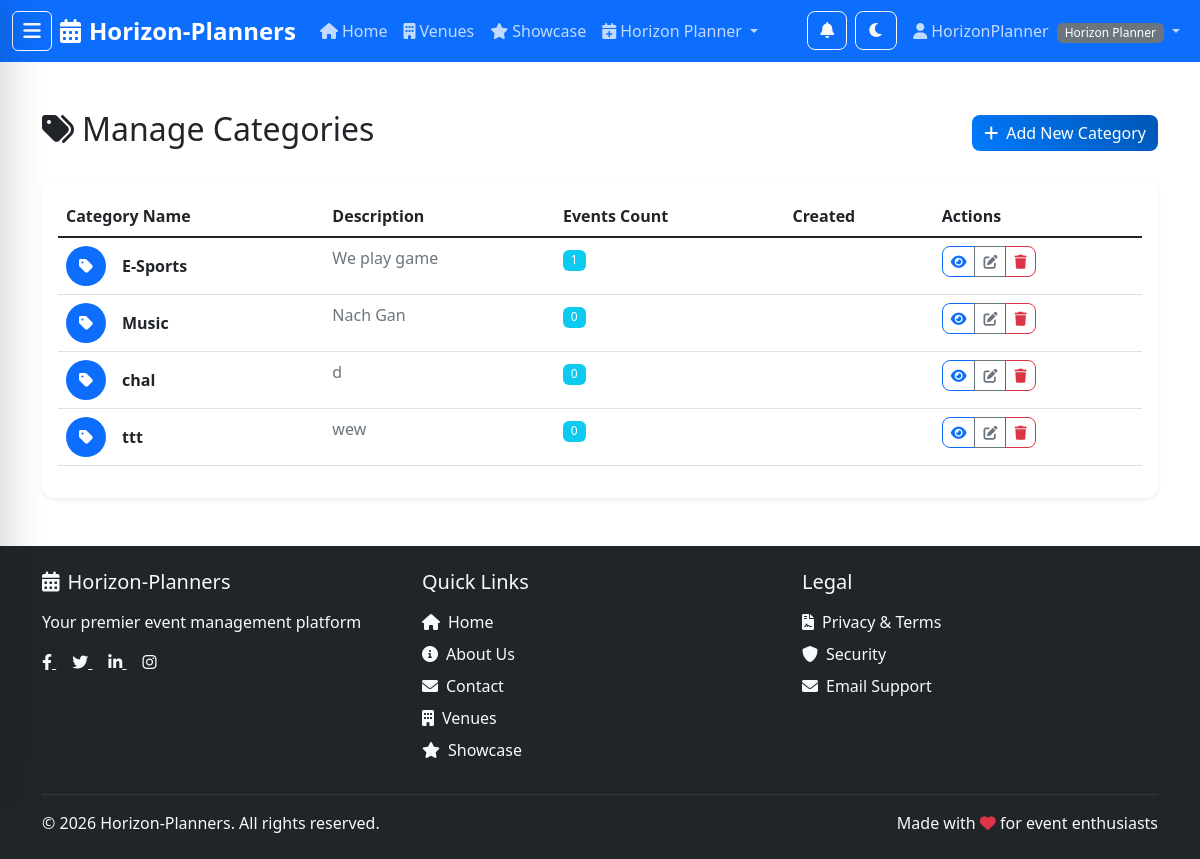
The page /manage/categories/ (signed in) on the database its author committed.
### apps/users/models.py (models this page shows, shortened)
class User(AbstractUser):
    class Role(models.TextChoices):
        BASIC = 'basic', 'Basic User'
        HORIZON_PLANNER = 'horizon_planner', 'Horizon Planner'
        VENUE_MANAGER = 'venue_manager', 'Venue Manager'
        ADMIN = 'admin', 'Admin'
    role = models.CharField(
        max_length=20,
        choices=Role.choices,
        default=Role.BASIC,
        help_text='User role determines access permissions'
    )
    phone_number = models.CharField(max_length=20, blank=True, null=True)
    date_of_birth = models.DateField(blank=True, null=True)
    profile_picture = models.ImageField(upload_to='profile_pictures/', blank=True, null=True)
    created_at = models.DateTimeField(auto_now_add=True)
    updated_at = models.DateTimeField(auto_now=True)
    @property
    def is_basic_user(self):
        return self.role == self.Role.BASIC
    @property
    def is_horizon_planner(self):
        return self.role == self.Role.HORIZON_PLANNER
    @property
    def is_venue_manager(self):
        return self.role == self.Role.VENUE_MANAGER
    @property
    def is_admin_user(self):
        return self.role == self.Role.ADMIN or self.is_superuser

### apps/events/models.py (models this page shows, shortened)
class Category(models.Model):
    name = models.CharField(max_length=100, unique=True)
    description = models.TextField(blank=True)
    color = models.CharField(max_length=7, default='#007bff', help_text='Hex color code')
    icon = models.CharField(max_length=50, blank=True, help_text='Font Awesome icon class')
    class Meta:
        ordering = ['name']
        verbose_name_plural = 'categories'

### apps/events/views.py (the view)
# urls.py: path('manage/categories/', views.CategoryListView.as_view(), name='category_list'),
class CategoryListView(HorizonPlannerRequiredMixin, ListView):
    model = Category
    template_name = 'events/category_list.html'
    context_object_name = 'categories'
    paginate_by = 20

### apps/events/views.py (called while the page is built)
    def test_func(self):
        return (self.request.user.is_authenticated and
                (self.request.user.is_horizon_planner or self.request.user.is_admin_user))

### templates/events/category_list.html (shortened to what this page needs)
{% extends 'base.html' %}
{% load static %}
{% block content %}
<div class="container my-5">
    <div class="row">
        <div class="col-12">
            <div class="d-flex justify-content-between align-items-center mb-4">
                <h2><i class="fas fa-tags me-2"></i>Manage Categories</h2>
                <a href="{% url 'events:create_category' %}" class="btn btn-primary">
                    <i class="fas fa-plus me-2"></i>Add New Category
                </a>
            </div>
        </div>
    </div>
    {% if categories %}
        <div class="row">
            <div class="col-12">
                <div class="card">
                    <div class="card-body">
                        <div class="table-responsive">
                            <table class="table table-hover">
                                <thead>
                                    <tr>
                                        <th>Category Name</th>
                                        <th>Description</th>
                                        <th>Events Count</th>
                                        <th>Created</th>
                                        <th>Actions</th>
                                    </tr>
                                </thead>
                                <tbody>
                                    {% for category in categories %}
                                        <tr>
                                            <td>
                                                <div class="d-flex align-items-center">
                                                    <div class="bg-primary rounded-circle me-3 d-flex align-items-center justify-content-center"
                                                         style="width: 40px; height: 40px;">
                                                        <i class="fas fa-tag text-white"></i>
                                                    </div>
                                                    <div>
                                                        <strong>{{ category.name }}</strong>
                                                    </div>
                                                </div>
                                            </td>
                                            <td>
                                                <p class="text-muted mb-0">
                                                    {{ category.description|default:"No description"|truncatechars:100 }}
                                                </p>
                                            </td>
                                            <td>
                                                <span class="badge bg-info">{{ category.events.count }}</span>
                                            </td>
                                            <td>
                                            </td>
                                            <td>
                                                <div class="btn-group" role="group">
                                                    <a href="{% url 'events:category_events' category.pk %}"
                                                       class="btn btn-outline-primary btn-sm" title="View Events">
                                                        <i class="fas fa-eye"></i>
                                                    </a>
                                                    <a href="{% url 'events:edit_category' category.pk %}"
                                                       class="btn btn-outline-secondary btn-sm" title="Edit">
                                                        <i class="fas fa-edit"></i>
                                                    </a>
                                                    <a href="{% url 'events:delete_category' category.pk %}"
                                                       class="btn btn-outline-danger btn-sm" title="Delete"
                                                       onclick="return confirm('Are you sure you want to delete this category?');">
                                                        <i class="fas fa-trash"></i>
                                                    </a>
                                                </div>
                                            </td>
                                        </tr>
                                    {% endfor %}
                                </tbody>
                            </table>
                        </div>
                    </div>
                </div>
            </div>
        </div>
    {% endif %}
</div>
{% endblock %}

### templates/base.html (shortened to what this page needs)
<!DOCTYPE html>
<html lang="en">
<head>
    <link href="https://cdn.jsdelivr.net/npm/bootstrap@5.1.3/dist/css/bootstrap.min.css" rel="stylesheet">
    <link rel="stylesheet" href="https://cdnjs.cloudflare.com/ajax/libs/font-awesome/6.0.0/css/all.min.css">
    {% load static %}
    <link rel="stylesheet" href="{% static 'css/style.css' %}">
</head>
<body>
    <nav class="navbar navbar-expand-lg navbar-dark bg-primary">
        <div class="container-fluid">
            <button type="button" class="btn btn-outline-light me-2" id="sidebarToggle">
                <i class="fas fa-bars"></i>
            </button>
            <a class="navbar-brand" href="{% url 'events:home' %}">
                <i class="fas fa-calendar-alt me-2"></i>Horizon-Planners
            </a>
            <div class="collapse navbar-collapse" id="navbarNav">
                <ul class="navbar-nav me-auto">
                    <li class="nav-item">
                        <a class="nav-link" href="{% url 'events:home' %}">
                            <i class="fas fa-home me-1"></i>Home
                        </a>
                    </li>
                    <li class="nav-item">
                        <a class="nav-link" href="{% url 'venues:venue_list' %}">
                            <i class="fas fa-building me-1"></i>Venues
                        </a>
                    </li>
                    <li class="nav-item">
                        <a class="nav-link" href="{% url 'events:event_showcase' %}">
                            <i class="fas fa-star me-1"></i>Showcase
                        </a>
                    </li>
                    {% if user.is_authenticated %}
                        {% if user.is_horizon_planner and not user.is_admin_user %}
                            <li class="nav-item dropdown">
                                <a class="nav-link dropdown-toggle" href="#" data-bs-toggle="dropdown">
                                    <i class="fas fa-calendar-plus me-1"></i>Horizon Planner
                                </a>
                            </li>
                        {% endif %}
                    {% endif %}
                </ul>
                <ul class="navbar-nav">
                    {% if user.is_authenticated %}
                        <li class="nav-item me-2">
                            <div class="dropdown">
                                <button class="btn btn-outline-light position-relative" id="notificationBell" data-bs-toggle="dropdown" title="Notifications">
                                    <i class="fas fa-bell"></i>
                                </button>
                            </div>
                        </li>
                    {% endif %}
                    <li class="nav-item me-2">
                        <button type="button" id="nightModeToggle" class="btn btn-outline-light" title="Toggle Night Mode">
                        </button>
                    </li>
                    {% if user.is_authenticated %}
                        <li class="nav-item dropdown">
                            <a class="nav-link dropdown-toggle" href="#" data-bs-toggle="dropdown">
                                <i class="fas fa-user me-1"></i>{{ user.username }}
                                <span class="badge bg-secondary ms-1">{{ user.get_role_display }}</span>
                            </a>
                        </li>
                    {% endif %}
                </ul>
            </div>
        </div>
    </nav>
    <main>
        {% block content %}{% endblock %}
    </main>
    <footer class="bg-dark text-light py-4 mt-5">
        <div class="container">
            <div class="row">
                <div class="col-md-4 mb-4 mb-md-0">
                    <h5 class="mb-3">
                        <i class="fas fa-calendar-alt me-2"></i>Horizon-Planners
                    </h5>
                    <p>Your premier event management platform</p>
                    <div class="social-links mt-3">
                        <a href="https://facebook.com" target="_blank" class="text-light me-3">
                            <i class="fab fa-facebook-f"></i>
                        </a>
                        <a href="https://twitter.com" target="_blank" class="text-light me-3">
                            <i class="fab fa-twitter"></i>
                        </a>
                        <a href="https://linkedin.com" target="_blank" class="text-light me-3">
                            <i class="fab fa-linkedin-in"></i>
                        </a>
                        <a href="https://instagram.com" target="_blank" class="text-light">
                            <i class="fab fa-instagram"></i>
                        </a>
                    </div>
                </div>
                <div class="col-md-4 mb-4 mb-md-0">
                    <h5 class="mb-3">Quick Links</h5>
                    <ul class="list-unstyled">
                        <li class="mb-2">
                            <a href="{% url 'events:home' %}" class="text-light text-decoration-none">
                                <i class="fas fa-home me-2"></i>Home
                            </a>
                        </li>
                        <li class="mb-2">
                            <a href="{% url 'events:about' %}" class="text-light text-decoration-none">
                                <i class="fas fa-info-circle me-2"></i>About Us
                            </a>
                        </li>
                        <li class="mb-2">
                            <a href="{% url 'events:contact' %}" class="text-light text-decoration-none">
                                <i class="fas fa-envelope me-2"></i>Contact
                            </a>
                        </li>
                        <li class="mb-2">
                            <a href="{% url 'venues:venue_list' %}" class="text-light text-decoration-none">
                                <i class="fas fa-building me-2"></i>Venues
                            </a>
                        </li>
                        <li class="mb-2">
                            <a href="{% url 'events:event_showcase' %}" class="text-light text-decoration-none">
                                <i class="fas fa-star me-2"></i>Showcase
                            </a>
                        </li>
                    </ul>
                </div>
                <div class="col-md-4">
                    <h5 class="mb-3">Legal</h5>
                    <ul class="list-unstyled">
                        <li class="mb-2">
                            <a href="{% url 'events:policy' %}" class="text-light text-decoration-none">
                                <i class="fas fa-file-contract me-2"></i>Privacy & Terms
                            </a>
                        </li>
                        <li class="mb-2">
                            <a href="#" class="text-light text-decoration-none">
                                <i class="fas fa-shield-alt me-2"></i>Security
                            </a>
                        </li>
                        <li class="mb-2">
                            <a href="mailto:support@horizonplanners.com" class="text-light text-decoration-none">
                                <i class="fas fa-envelope me-2"></i>Email Support
                            </a>
                        </li>
                    </ul>
                </div>
            </div>
            <hr class="bg-secondary">
            <div class="row align-items-center">
                <div class="col-md-6">
                    <p class="mb-0">&copy; {% now "Y" %} Horizon-Planners. All rights reserved.</p>
                </div>
                <div class="col-md-6 text-md-end">
                    <p class="mb-0">Made with <i class="fas fa-heart text-danger"></i> for event enthusiasts</p>
                </div>
            </div>
        </div>
    </footer>
</body>
</html>

### static/css/style.css (style rules this page uses)
:root { --primary-color: #007bff; --secondary-color: #6c757d; --success-color: #28a745; --info-color: #17a2b8; --warning-color: #ffc107; --danger-color: #dc3545; --light-color: #f8f9fa; --dark-color: #343a40; }
body { font-family: 'Segoe UI', Tahoma, Geneva, Verdana, sans-serif; margin: 0; padding: 0; overflow-x: hidden; }
.navbar-brand { font-weight: bold; font-size: 1.5rem; }
.navbar { z-index: 1030 !important; position: relative !important; }
.navbar-dark .nav-link { color: rgba(255, 255, 255, 0.75) !important; transition: color 0.3s ease; }
.navbar .btn-outline-light { padding: 0.4rem 0.75rem; font-size: 1rem; }
#sidebarToggle { display: flex; align-items: center; justify-content: center; width: 40px; height: 40px; padding: 0; border-radius: 6px; font-size: 1.25rem; cursor: pointer; }
.card { border: none; border-radius: 12px; box-shadow: 0 0.125rem 0.25rem rgba(0, 0, 0, 0.075); transition: all 0.3s ease; }
.btn { border-radius: 8px; font-weight: 500; transition: all 0.3s ease; }
.btn-primary { background: linear-gradient(45deg, var(--primary-color), #0056b3); border: none; }
.badge { border-radius: 6px; font-weight: 500; }
footer { margin-top: auto; }
html { transition: background-color 0.3s ease, color 0.3s ease; }
body { transition: background-color 0.3s ease, color 0.3s ease; }
.navbar { transition: background-color 0.3s ease, border-color 0.3s ease; }
.card { transition: background-color 0.3s ease, color 0.3s ease, border-color 0.3s ease; }

### rows shown on the page
User: username "HorizonPlanner", role "Horizon Planner"
Category: name "E-Sports", description "We play game", events.count "1"
Category: name "Music", description "Nach Gan", events.count "0"
Category: name "chal", description "d", events.count "0"
Category: name "ttt", description "wew", events.count "0"
